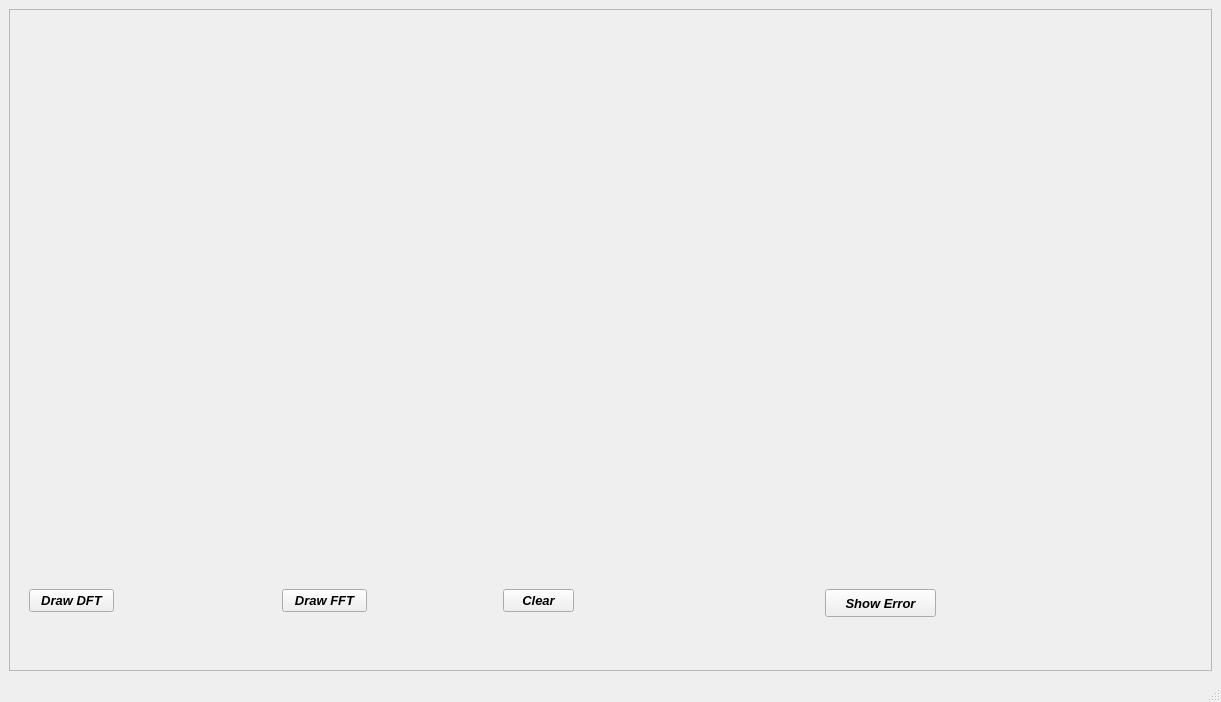
<?xml version="1.0" encoding="UTF-8"?>
<ui version="4.0">
 <class>DFT_VS_FFT</class>
 <widget class="QMainWindow" name="DFT_VS_FFT">
  <property name="geometry">
   <rect>
    <x>0</x>
    <y>0</y>
    <width>1221</width>
    <height>702</height>
   </rect>
  </property>
  <property name="windowTitle">
   <string>DFT VS FFT</string>
  </property>
  <widget class="QWidget" name="centralWidget">
   <layout class="QGridLayout" name="gridLayout">
    <item row="0" column="0">
     <widget class="QFrame" name="frame">
      <property name="sizePolicy">
       <sizepolicy hsizetype="Expanding" vsizetype="Expanding">
        <horstretch>0</horstretch>
        <verstretch>0</verstretch>
       </sizepolicy>
      </property>
      <property name="frameShape">
       <enum>QFrame::StyledPanel</enum>
      </property>
      <property name="frameShadow">
       <enum>QFrame::Raised</enum>
      </property>
      <widget class="PlotWidget" name="widget" native="true">
       <property name="geometry">
        <rect>
         <x>10</x>
         <y>0</y>
         <width>580</width>
         <height>551</height>
        </rect>
       </property>
       <property name="minimumSize">
        <size>
         <width>343</width>
         <height>276</height>
        </size>
       </property>
      </widget>
      <widget class="PlotWidget" name="widget_2" native="true">
       <property name="geometry">
        <rect>
         <x>610</x>
         <y>0</y>
         <width>580</width>
         <height>551</height>
        </rect>
       </property>
       <property name="minimumSize">
        <size>
         <width>343</width>
         <height>276</height>
        </size>
       </property>
      </widget>
      <widget class="QPushButton" name="DFT">
       <property name="geometry">
        <rect>
         <x>20</x>
         <y>580</y>
         <width>85</width>
         <height>23</height>
        </rect>
       </property>
       <property name="minimumSize">
        <size>
         <width>75</width>
         <height>0</height>
        </size>
       </property>
       <property name="maximumSize">
        <size>
         <width>85</width>
         <height>23</height>
        </size>
       </property>
       <property name="font">
        <font>
         <family>MS Sans Serif</family>
         <pointsize>10</pointsize>
         <weight>75</weight>
         <italic>true</italic>
         <bold>true</bold>
        </font>
       </property>
       <property name="text">
        <string>Draw DFT</string>
       </property>
       <property name="shortcut">
        <string>Ctrl+D</string>
       </property>
      </widget>
      <widget class="QPushButton" name="FFT">
       <property name="geometry">
        <rect>
         <x>273</x>
         <y>580</y>
         <width>85</width>
         <height>23</height>
        </rect>
       </property>
       <property name="maximumSize">
        <size>
         <width>85</width>
         <height>23</height>
        </size>
       </property>
       <property name="font">
        <font>
         <family>MS Sans Serif</family>
         <pointsize>10</pointsize>
         <weight>75</weight>
         <italic>true</italic>
         <bold>true</bold>
        </font>
       </property>
       <property name="text">
        <string>Draw FFT</string>
       </property>
       <property name="shortcut">
        <string>Ctrl+F</string>
       </property>
      </widget>
      <widget class="QPushButton" name="clear">
       <property name="geometry">
        <rect>
         <x>494</x>
         <y>580</y>
         <width>71</width>
         <height>23</height>
        </rect>
       </property>
       <property name="maximumSize">
        <size>
         <width>75</width>
         <height>23</height>
        </size>
       </property>
       <property name="font">
        <font>
         <family>MS Sans Serif</family>
         <pointsize>10</pointsize>
         <weight>75</weight>
         <italic>true</italic>
         <bold>true</bold>
        </font>
       </property>
       <property name="text">
        <string>Clear</string>
       </property>
       <property name="shortcut">
        <string>Ctrl+C</string>
       </property>
      </widget>
      <widget class="QPushButton" name="error">
       <property name="geometry">
        <rect>
         <x>816</x>
         <y>580</y>
         <width>111</width>
         <height>28</height>
        </rect>
       </property>
       <property name="font">
        <font>
         <family>MS Sans Serif</family>
         <pointsize>10</pointsize>
         <weight>75</weight>
         <italic>true</italic>
         <bold>true</bold>
        </font>
       </property>
       <property name="text">
        <string>Show Error</string>
       </property>
       <property name="shortcut">
        <string>Ctrl+E</string>
       </property>
      </widget>
     </widget>
    </item>
   </layout>
  </widget>
  <widget class="QMenuBar" name="menubar">
   <property name="geometry">
    <rect>
     <x>0</x>
     <y>0</y>
     <width>1221</width>
     <height>26</height>
    </rect>
   </property>
  </widget>
  <widget class="QStatusBar" name="statusbar"/>
 </widget>
 <customwidgets>
  <customwidget>
   <class>PlotWidget</class>
   <extends>QWidget</extends>
   <header location="global">pyqtgraph</header>
   <container>1</container>
  </customwidget>
 </customwidgets>
 <resources/>
 <connections/>
</ui>
